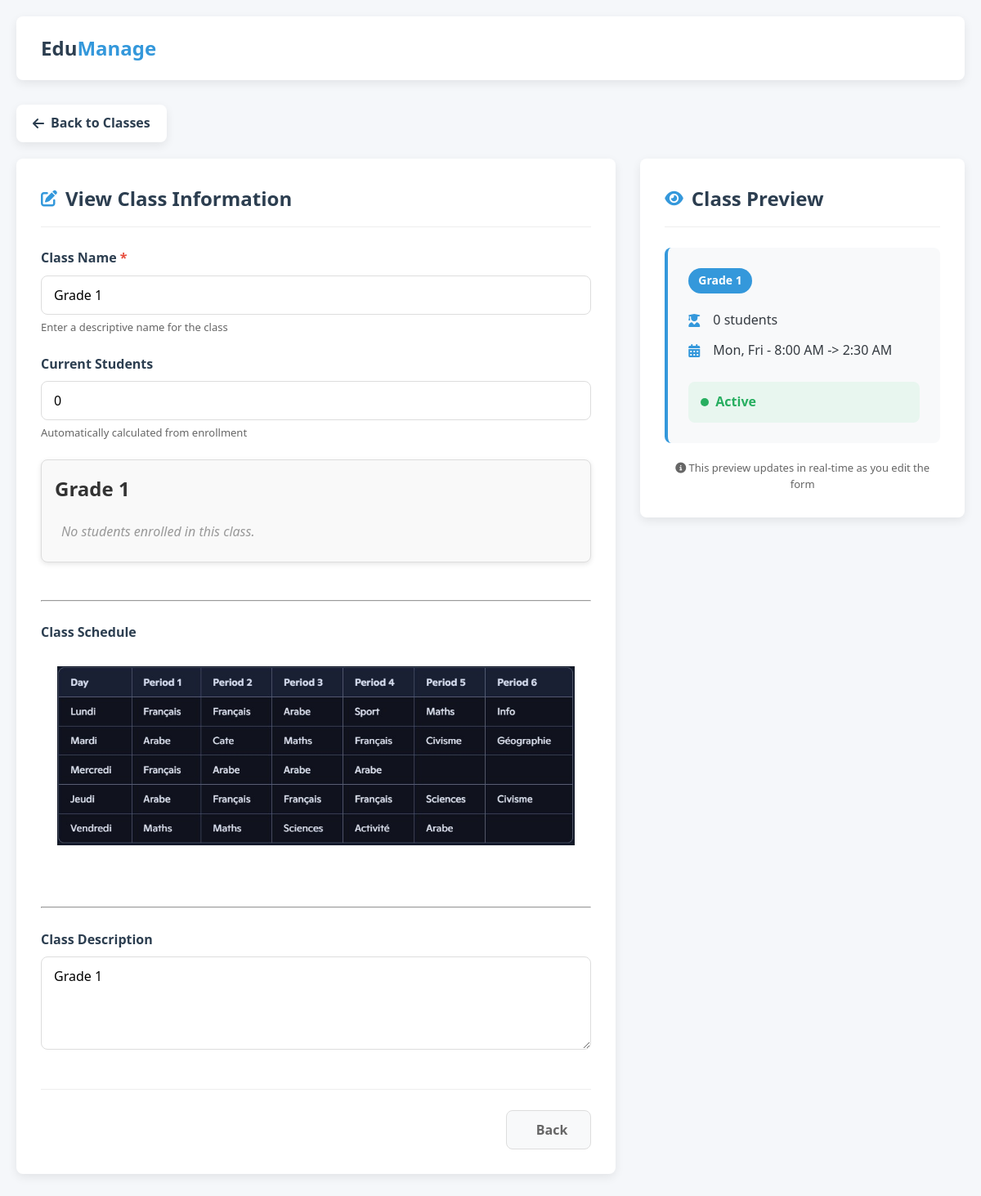
/classes/class_readonly/1, run on an earlier commit of the app's database.
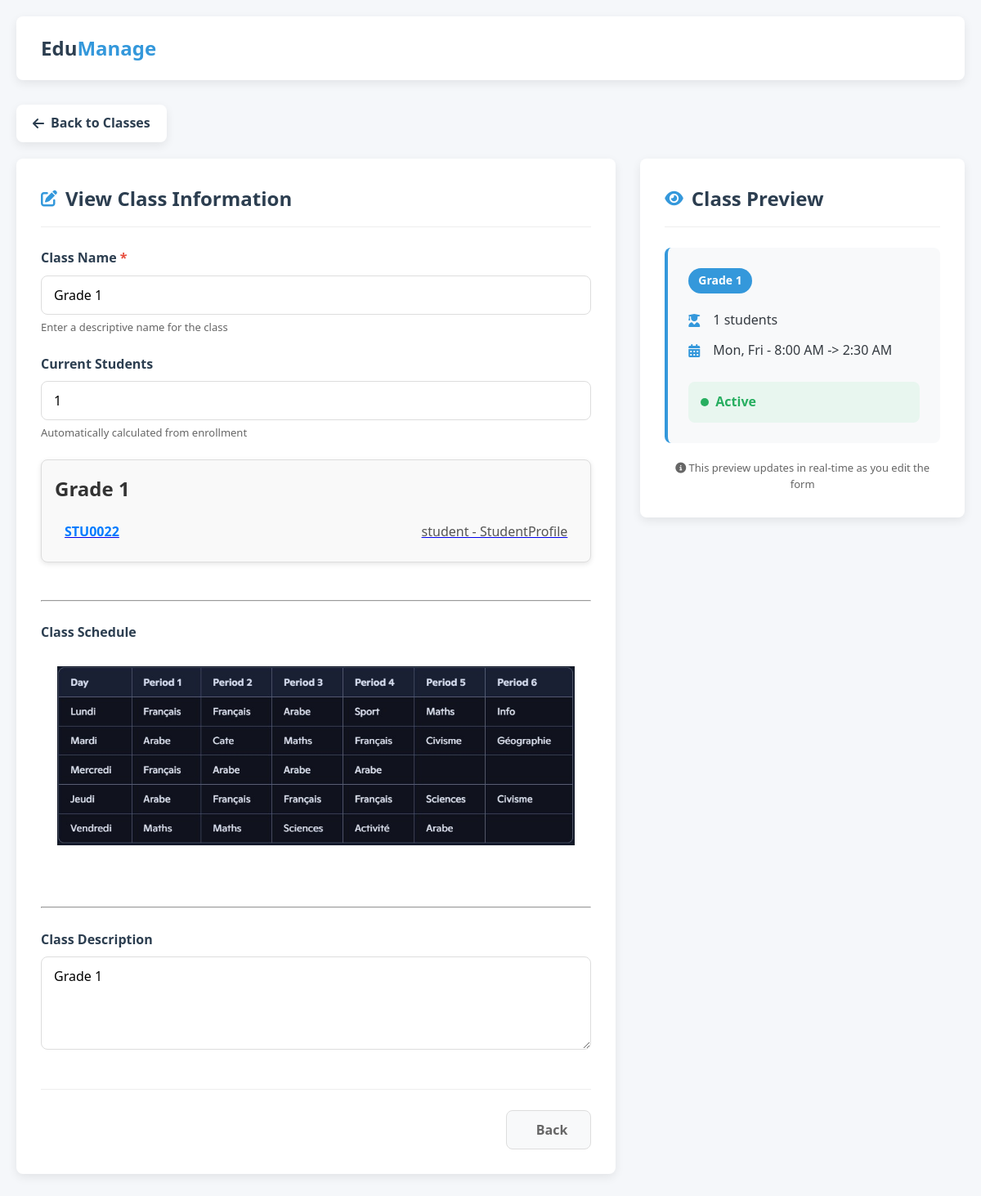
And on a later commit of the database.
### users/models.py (models this page shows, shortened)
class BaseProfile(models.Model):
    user = models.OneToOneField(User, on_delete=models.CASCADE, related_name='%(class)s_profile')
    bio = models.TextField(blank=True, verbose_name="Biography")
    avatar = models.ImageField(upload_to='avatars/', blank=True, null=True, verbose_name="Profile Picture")
    date_of_birth = models.DateField(blank=True, null=True, verbose_name="Date of Birth")
    gender = models.CharField(max_length=10, choices=[
        ('male', 'Male'),
        ('female', 'Female'),
        ('other', 'Other')
    ], blank=True)
    phone_number = models.CharField(max_length=20, blank=True, verbose_name="Phone Number")
    address = models.TextField(blank=True, verbose_name="Home Address")
    city = models.CharField(max_length=100, blank=True)
    country = models.CharField(max_length=100, blank=True, default="Lebanon")
    is_active = models.BooleanField(default=True, verbose_name="Active Status")
    created_at = models.DateTimeField(auto_now_add=True, verbose_name="Created At")
    updated_at = models.DateTimeField(auto_now=True, verbose_name="Last Updated")
    class Meta:
        abstract = True
    def __str__(self):
        return f"{self.user.get_full_name() or self.user.username} - {self.__class__.__name__}"

class StudentProfile(BaseProfile):
    student_id = models.CharField(max_length=20, verbose_name="Student ID",null=True,blank=True)
    class_level = models.ForeignKey(Class, on_delete=models.SET_NULL, null=True, blank=True, verbose_name="Class Level",related_name="students")
    enrollment_date = models.DateField(default=timezone.now, verbose_name="Enrollment Date")
    expected_graduation_year = models.PositiveIntegerField(blank=True, null=True, verbose_name="Expected Graduation Year")
    parent_name = models.CharField(max_length=100, verbose_name="Parent/Guardian Name",null=True, blank=True)
    parent_email = models.EmailField(verbose_name="Parent/Guardian Email",null=True, blank=True)
    parent_phone = models.CharField(max_length=20, verbose_name="Parent/Guardian Phone",null=True, blank=True)
    parent_occupation = models.CharField(max_length=100, verbose_name="Parent Occupation",null=True, blank=True)
    absence_value = models.PositiveIntegerField(default=0, verbose_name="Total Absences",null=True, blank=True)
    medical_conditions = models.TextField(blank=True, verbose_name="Medical Conditions")
    allergies = models.TextField(blank=True, verbose_name="Allergies")
    medication = models.TextField(blank=True, verbose_name="Current Medications")
    emergency_contact_name = models.CharField(max_length=100, verbose_name="Emergency Contact Name",null=True, blank=True)
    emergency_contact_phone = models.CharField(max_length=20, verbose_name="Emergency Contact Phone",null=True, blank=True)
    attendance_rate = models.DecimalField(max_digits=5, decimal_places=2, default=100.00, verbose_name="Attendance Rate %")
    carnet_1 = models.FloatField(blank=True, null=True, verbose_name="Carnet 1 Grade")
    carnet_2 = models.FloatField(blank=True, null=True, verbose_name="Carnet 2 Grade")
    carnet_3 = models.FloatField(blank=True, null=True, verbose_name="Carnet 3 Grade")
    class Meta:
        verbose_name = "Student Profile"
        verbose_name_plural = "Student Profiles"
        ordering = ['class_level', 'student_id']

### classes/views.py (the view)
# urls.py: path('class_readonly/<int:id>',views.class_readonly,name="class_readonly"),
def class_readonly(request, id):
    selected_class = get_object_or_404(Class,id=id)
    students_count= StudentProfile.objects.filter(class_level=selected_class).count()
    return render(request,'classes/class_readonly.html',{'class':selected_class,'students_count':students_count})

### templates/classes/class_readonly.html (shortened to what the changed rows need)
<!DOCTYPE html>
<html lang="en">
<head>
    <link rel="stylesheet" href="https://cdnjs.cloudflare.com/ajax/libs/font-awesome/6.4.0/css/all.min.css">
</head>
<body>
    <div class="container">
        <div class="edit-container">
            <div class="form-section">
                <div class="section-title">
                    <h2>View Class Information</h2>
                </div>
                    <div class="form-row">
                        <div class="form-group">
                            <label for="currentStudents">Current Students</label>
                            <input type="number" id="currentStudents" class="form-control" value="{{students_count}}" min="0" max="40" readonly>
                            <div class="form-help">Automatically calculated from enrollment</div>
                        </div>
                    </div>
                     <div class="class-card">
  <h2 class="class-title">{{ class.name }}</h2>
  <ul class="student-list">
    {% for student in class.students.all %}
    <a href="{% url 'admin:users_studentprofile_change' student.id %}">
      <li class="student-item">
        <span class="student-id">{{ student.student_id }}</span>
        <span class="student-name">{{ student }}</span>
      </li>
    </a>
    {% empty %}
      <li class="no-students">No students enrolled in this class.</li>
    {% endfor %}
  </ul>
</div>
<br><hr><br>
            <br><hr><br>
            </div>
            <div class="preview-section">
                <div class="section-title">
                    <h2>Class Preview</h2>
                </div>
                <div class="preview-card" id="classPreview">
                    <div class="preview-info">
                        <div class="preview-item">
                            <i class="fas fa-user-graduate"></i>
                            <span id="previewStudents">{{students_count}} students</span>
                        </div>
                    </div>
                </div>
            </div>
        </div>
    </div>
</body>
</html>

What changed in the data, as far as the page shows it:
added StudentProfile: student_id "STU0022", user.username "student - StudentProfile"
Also different on the page:
form field students_count: "0" → "1"
{{ students_count }}: "0" → "1"
text no longer shown: "No students enrolled in this class."
